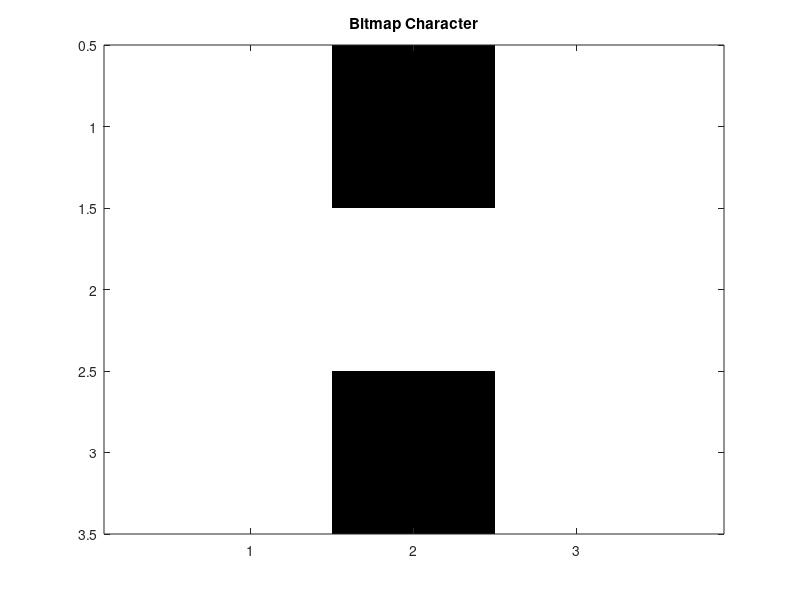

MATLAB code for this plot:

% Scan Converting Character - Bitmap Font
clc; clear; close all;
bitmap = [1 0 1; 1 1 1; 1 0 1];
imagesc(bitmap); colormap(gray); axis equal;
title('Bitmap Character');
